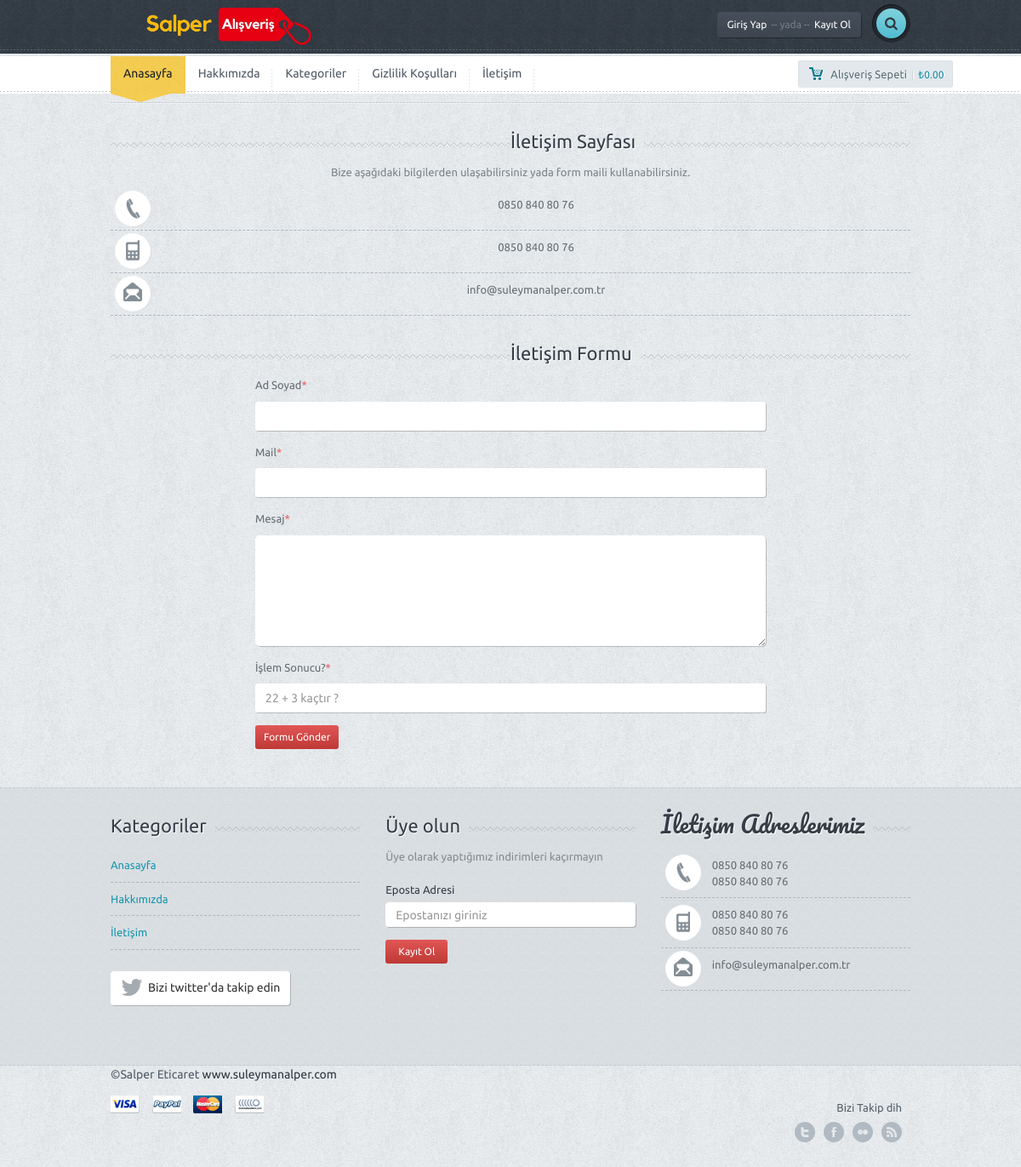
/eticaret/iletisim.php, run on the app's committed database.
### tables this page shows
CREATE TABLE `ayar` (
  `ayar_id` int(11) NOT NULL,
  `ayar_logo` varchar(250) NOT NULL,
  `ayar_url` varchar(50) NOT NULL,
  `ayar_title` varchar(250) NOT NULL,
  `ayar_description` varchar(250) NOT NULL,
  `ayar_keywords` varchar(50) NOT NULL,
  `ayar_author` varchar(50) NOT NULL,
  `ayar_tel` varchar(50) NOT NULL,
  `ayar_gsm` varchar(50) NOT NULL,
  `ayar_faks` varchar(50) NOT NULL,
  `ayar_mail` varchar(50) NOT NULL,
  `ayar_ilce` varchar(50) NOT NULL,
  `ayar_il` varchar(50) NOT NULL,
  `ayar_adres` varchar(250) NOT NULL,
  `ayar_mesai` varchar(250) NOT NULL,
  `ayar_maps` varchar(250) NOT NULL,
  `ayar_analystic` varchar(50) NOT NULL,
  `ayar_zopim` varchar(250) NOT NULL,
  `ayar_facebook` varchar(50) NOT NULL,
  `ayar_twitter` varchar(50) NOT NULL,
  `ayar_google` varchar(50) NOT NULL,
  `ayar_youtube` varchar(50) NOT NULL,
  `ayar_smtphost` varchar(50) NOT NULL,
  `ayar_smtpuser` varchar(50) NOT NULL,
  `ayar_smtppassword` varchar(50) NOT NULL,
  `ayar_smtpport` varchar(50) NOT NULL,
  `ayar_bakim` enum('0','1') NOT NULL DEFAULT '1'
);

CREATE TABLE `menu` (
  `menu_id` int(11) NOT NULL,
  `menu_ust` varchar(50) NOT NULL,
  `menu_ad` varchar(100) NOT NULL,
  `menu_detay` text NOT NULL,
  `menu_url` varchar(250) NOT NULL,
  `menu_sira` int(2) NOT NULL,
  `menu_durum` enum('0','1') NOT NULL,
  `menu_seourl` varchar(250) NOT NULL
);

### eticaret/iletisim.php (the view, shortened to what this page needs)
<?php include 'header.php'; ?>
<head>
</head>
<div class="container text-center">
    <div class="lines"></div>
</div>
<div class="container text-center">
    <div class="title-bg">
        <div class="title">İletişim Sayfası</div>
    </div>
    <div class="row justify-content-center">
        <div class="col-md-12">
            <p class="page-content">
                Bize aşağıdaki bilgilerden ulaşabilirsiniz yada form maili kullanabilirsiniz.
            </p>
            <ul class="contact-widget list-unstyled">
                <li class="fphone"><?php echo $ayarcek['ayar_tel']; ?></li>
                <li class="fmobile"><?php echo $ayarcek['ayar_gsm']; ?></li>
                <li class="fmail lastone"><?php echo $ayarcek['ayar_mail']; ?></li>
            </ul>
        </div>
    </div>
    <div class="title-bg">
        <div class="title">İletişim Formu</div>
    </div>
    <div class="qc d-inline-block text-left" style="width: 100%; max-width: 600px; margin: 0 auto;">
        <form action="http://www.suleymanalper.com.tr/btest/mailphp/mail.php" method="POST" role="form">
            <div class="form-group">
                <label for="name">Ad Soyad<span>*</span></label>
                <input type="text" name="adsoyad" class="form-control" id="name">
            </div>
            <div class="form-group">
                <label for="email">Mail<span>*</span></label>
                <input type="email" name="email" class="form-control" id="email">
            </div>
            <div class="form-group">
                <label for="text">Mesaj<span>*</span></label>
                <textarea name="mesaj" class="form-control" id="text" rows="5"></textarea>
            </div>
            <?php
            $sayi1 = rand(10, 30);
            $sayi2 = rand(0, 10);
            ?>
            <div class="form-group">
                <label for="islem">İşlem Sonucu?<span>*</span></label>
                <input type="text" name="islem" placeholder="<?php echo $sayi1 . " + " . $sayi2 . " kaçtır ?"; ?>" class="form-control" id="islem">
            </div>
            <button type="submit" class="btn btn-default btn-red btn-sm">Formu Gönder</button>
        </form>
    </div>
    <div class="spacer"></div>
</div>
<?php include 'footer.php'; ?>

### eticaret/header.php (shortened to what this page needs)
<?php
include 'nedmin/netting/baglan.php';
$ayarsor = $db->prepare("SELECT * FROM ayar where ayar_id=:id");
$ayarsor->execute(array(
  'id' => 0
));
$ayarcek = $ayarsor->fetch(PDO::FETCH_ASSOC);
if (isset($_SESSION['userkullanici_mail'])) {
  $kullanicisor = $db->prepare("SELECT * FROM kullanici where kullanici_mail=:mail");
  $kullanicisor->execute(array(
    'mail' => $_SESSION['userkullanici_mail']
  ));
  $say = $kullanicisor->rowCount();
  $kullanicicek = $kullanicisor->fetch(PDO::FETCH_ASSOC);
} else {
  $kullanicicek = null;
}
?>
<!DOCTYPE html>
<html lang="en">
<head>
  <link href='font-awesome\css\font-awesome.css' rel="stylesheet" type="text/css">
  <link href="bootstrap\css\bootstrap.min.css" rel="stylesheet">
  <link rel="stylesheet" type="text/css" href="css/animate.css">
  <link rel="stylesheet" href="style.css">
  <link rel="stylesheet" href="css\owl.carousel.css">
  <link rel="stylesheet" href="css\owl.transitions.css">
</head>
<body>
  <div id="wrapper">
    <div class="header">
      <div class="container">
        <div class="row">
          <div class="col-xs-6 col-md-4 main-logo animated shake">
            <a href="index.php"><img width="250" src="<?php echo $ayarcek['ayar_logo'] ?>" alt="Site Logosu" class="logo img-responsive"></a>
          </div>
          <div class="col-md-8">
            <div class="pushright">
              <div class="top">
                <?php
                if (!isset($_SESSION['userkullanici_mail'])) { ?>
                  <a href="#" id="reg" class="btn btn-default btn-dark">Giriş Yap<span>-- yada --</span>Kayıt Ol</a>
                <?php } else { ?>
                  <a href="#" class="btn btn-default btn-dark">Hoşgeldin<span>--</span><?php echo $kullanicicek['kullanici_adsoyad'] ?></a>
                <?php } ?>
                <div class="srch-wrap">
                  <a href="#" id="srch" class="btn btn-default btn-search"><i class="fa fa-search"></i></a>
                </div>
              </div>
            </div>
          </div>
        </div>
      </div>
      <div class="dashed"></div>
    </div>
    <div class="main-nav">
      <div class="navbar navbar-default navbar-static-top">
        <div class="container">
          <div class="row">
            <div class="col-md-10">
              <div class="navbar-collapse collapse">
                <ul class="nav navbar-nav">
                  <li><a href="index.php" class="active">Anasayfa</a>
                    <div class="curve"></div>
                  </li>
                  <?php
                  $menusor = $db->prepare("SELECT * FROM menu where menu_durum=:durum order by menu_sira ASC limit 5");
                  $menusor->execute(array(
                    'durum' => 1
                  ));
                  while ($menucek = $menusor->fetch(PDO::FETCH_ASSOC)) {
                  ?>
                    <li><a href="
        <?php
                    if (!empty($menucek['menu_url'])) {
                      echo $menucek['menu_url'];
                    } else {
                      echo "sayfa-" . seo($menucek['menu_ad']);
                    }
        ?>
        "><?php echo $menucek['menu_ad'] ?></a></li>
                  <?php } ?>
                </ul>
              </div>
            </div>
            <div class="col-md-2 machart">
              <button id="popcart" class="btn btn-default btn-chart btn-sm "><span class="mychart">Alışveriş Sepeti</span>|<span class="allprice">₺0.00</span></button>
            </div>
          </div>
        </div>
      </div>
    </div>

### eticaret/footer.php (shortened to what this page needs)
<div class="f-widget">
		<div class="container">
			<div class="row">
				<div class="col-md-4">
					<div class="title-widget-bg">
						<div class="title-widget">Kategoriler</div>
					</div>
					<ul class="tweets">
					<li><a href="index.php" >Anasayfa</a></li>
					<li><a href="hakkimizda.php" >Hakkımızda</a></li>
					<li><a href="iletisim.php" >İletişim</a></li>
					</ul>
					<a href="https://x.com/" class="btn btn-default btn-follow"><i class="fa fa-twitter fa-2x"></i><div>Bizi twitter'da takip edin</div></a>
				</div>
				<div class="col-md-4">
					<div class="title-widget-bg">
						<div class="title-widget">Üye olun</div>
					</div>
					<div class="newsletter">
						<p>
							Üye olarak yaptığımız indirimleri kaçırmayın
						</p>
						<form role="form">
							<div class="form-group">
								<label>Eposta Adresi</label>
								<input type="email" class="form-control newstler-input" id="exampleInputEmail1" placeholder="Epostanızı giriniz">
								<button class="btn btn-default btn-red btn-sm">Kayıt Ol</button>
							</div>
						</form>
					</div>
				</div>
				<div class="col-md-4">
					<div class="title-widget-bg">
						<div class="title-widget-cursive">İletişim Adreslerimiz</div>
					</div>
					<ul class="contact-widget">
						<li class="fphone"><?php echo $ayarcek['ayar_tel']; ?> <br> <?php echo $ayarcek['ayar_faks']; ?></li>
						<li class="fmobile"><?php echo $ayarcek['ayar_gsm']; ?><br><?php echo $ayarcek['ayar_gsm']; ?></li>
						<li class="fmail lastone"><?php echo $ayarcek['ayar_mail']; ?></li>
					</ul>
				</div>
			</div>
			<div class="spacer"></div>
		</div>
	</div>
	<div class="footer">
		<div class="container">
			<div class="row">
				<div class="col-md-9">
					<div class="f-credit">&copy;<?php echo $ayarcek['ayar_author'] ?> <a href="https://suleymanalper.com">www.suleymanalper.com</a></div>
					<a href=""><div class="payment visa"></div></a>
					<a href=""><div class="payment paypal"></div></a>
					<a href=""><div class="payment mc"></div></a>
					<a href=""><div class="payment nh"></div></a>
				</div>
				<div class="col-md-3">
					<div class="followon">Bizi Takip dih</div>
					<div class="fsoc">
						<a href="http://<?php echo $ayarcek['ayar_twitter']; ?>" class="ftwitter">twitter</a>
						<a href="http://<?php echo $ayarcek['ayar_facebook']; ?>" class="ffacebook">facebook</a>
						<a href="http://<?php echo $ayarcek['ayar_youtube']; ?>" class="fflickr">Youtube</a>
						<a href="http://<?php echo $ayarcek['ayar_google']; ?>" class="ffeed">Google</a>
					</div>
					<div class="clearfix"></div>
				</div>
			</div>
		</div>
	</div>
	</div>
  </body>
</html>

### data on the page
ayar: ayar_logo (picture), ayar_tel "0850 840 80 76", ayar_gsm "0850 840 80 76", ayar_mail "info@suleymanalper.com.tr", ayar_faks "0850 840 80 76", ayar_author "Salper Eticaret"
menu: menu_ad "Hakkımızda"
menu: menu_ad "Kategoriler"
menu: menu_ad "Gizlilik Koşulları"
menu: menu_ad "İletişim"
